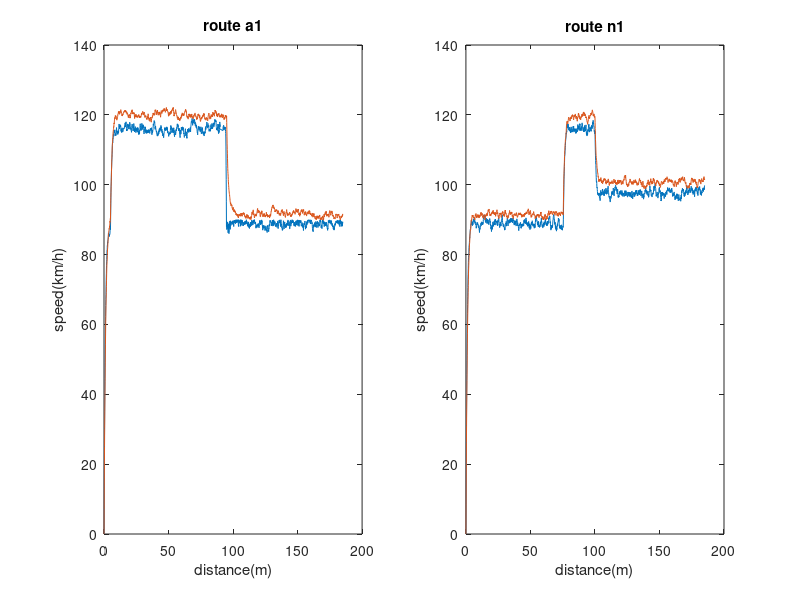

MATLAB code for this plot:


task2=subplot(1,2,1);
speed1=dlmread('project-files/a1-driver1-log.csv',',');
speed2=dlmread('project-files/a1-driver2-log.csv',',');
plot(speed1(:,1),speed1(:,2),speed2(:,1), speed2(:,2));
xlabel('distance(m)');
ylabel('speed(km/h)');
title('route a1');


task2=subplot(1,2,2);
speed3=dlmread('project-files/n1-driver1-log.csv',',');
speed4=dlmread('project-files/n1-driver2-log.csv',',');
plot(speed3(:,1),speed3(:,2),speed4(:,1), speed4(:,2));
xlabel('distance(m)');
ylabel('speed(km/h)');
title('route n1');


saveas(task2,'route-speed.png');


averagedriver1n1=mean(speed3(:,2));
averagedriver2n1=mean(speed4(:,2));
averagedriver1a1=mean(speed1(:,2));
averagedriver2a1=mean(speed2(:,2));
sddriver1n1=std(speed3(:,2));
sddriver2n1=std(speed4(:,2));
sddriver1a1=std(speed1(:,2));
sddriver2a1=std(speed2(:,2));
maxdriver1n1=max(speed3(:,2));
mindriver1n1=min(speed3(:,2));
maxdriver2n1=max(speed4(:,2));
mindriver2n1=min(speed4(:,2));
maxdriver1a1=max(speed1(:,2));
mindriver1a1=min(speed1(:,2));
maxdriver2a1=max(speed2(:,2));
mindriver2a1=min(speed2(:,2));


sprintf('driver1 statistics in route n1:\n Mean speed: %.2f (sd:%.2f)\n Min-Max speed: [%.2f,%.2f]\n', averagedriver1n1, sddriver1n1, mindriver1n1, maxdriver1n1)
sprintf('driver2 statistics in route n1:\n Mean speed: %.2f (sd:%.2f)\n Min-Max speed: [%.2f,%.2f]\n', averagedriver2n1, sddriver2n1, mindriver2n1, maxdriver2n1)
sprintf('driver1 statistics in route a1:\n Mean speed: %.2f (sd:%.2f)\n Min-Max speed: [%.2f,%.2f]\n', averagedriver1a1, sddriver1a1, mindriver1a1, maxdriver1a1)
sprintf('driver2 statistics in route a1:\n Mean speed: %.2f (sd:%.2f)\n Min-Max speed: [%.2f,%.2f]\n', averagedriver2a1, sddriver2a1, mindriver2a1, maxdriver2a1)